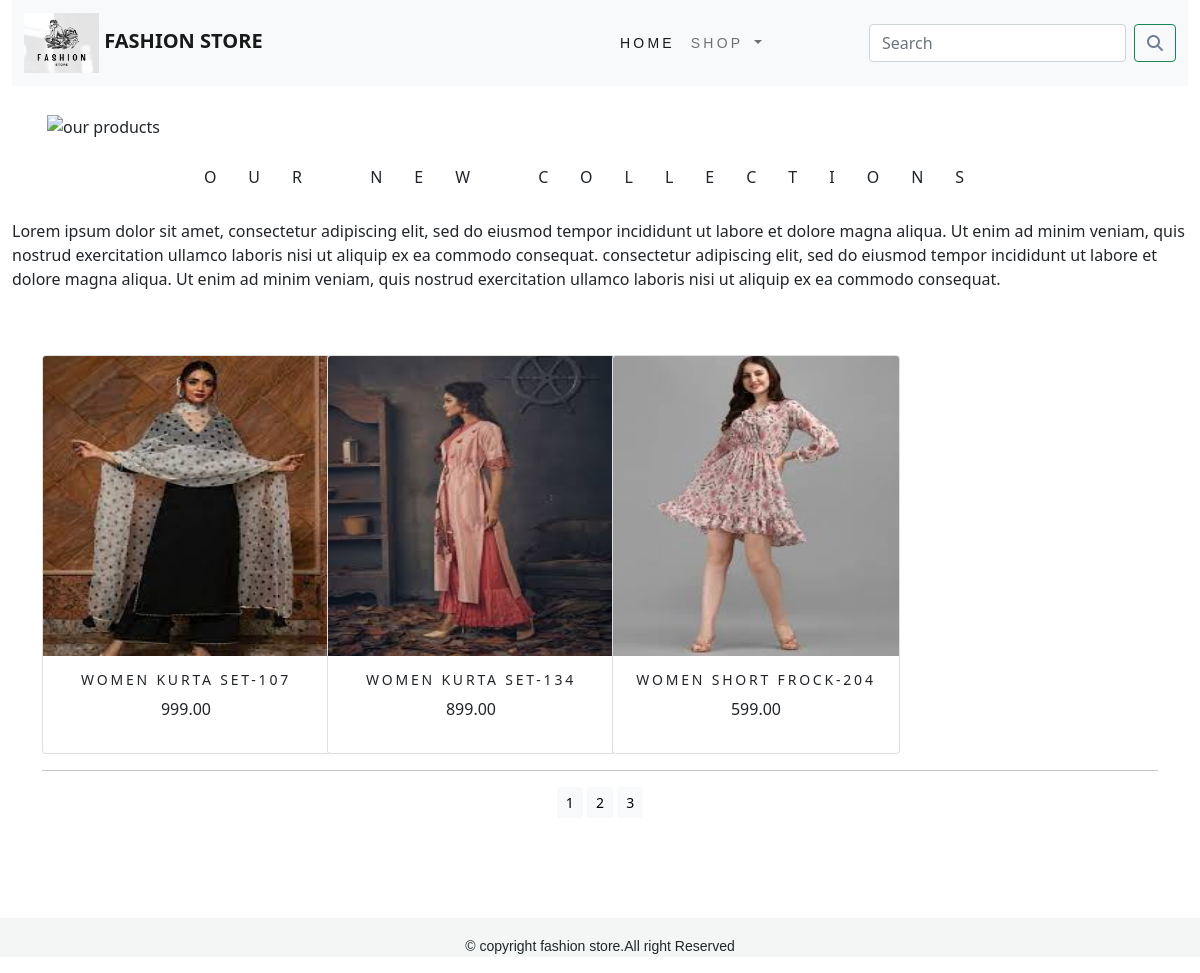
The app's page /shop/?page=3 with its own data.
### shop/models.py (models this page shows, shortened)
class Product(models.Model):
    name = models.CharField(max_length=250, unique=True)
    slug = models.SlugField(max_length=250, unique=True)
    description = models.TextField(blank=True)
    price = models.DecimalField(max_digits=10, decimal_places=2)
    category = models.ForeignKey(Category, on_delete=models.CASCADE)
    image = models.ImageField(upload_to='product', blank=True)
    stock = models.IntegerField()
    available = models.BooleanField(default=True)
    created = models.DateTimeField(auto_now_add=True)
    updated = models.DateTimeField(auto_now=True)
    class Meta:
        ordering = ('name',)
        verbose_name = 'product'
        verbose_name_plural = 'products'
    def get_url(self):
        return reverse('shop:prodCatDetail', args=[self.category.slug, self.slug])

### shop/views.py (the view)
# urls.py: path('', views.allprodcat, name='allprodcat'),
def allprodcat(request, c_slug=None):
    c_page = None
    products_list = None
    if c_slug is not None:
        c_page = get_object_or_404(Category, slug=c_slug)
        products_list = Product.objects.all().filter(category=c_page, available=True)
    else:
        products_list = Product.objects.all().filter(available=True)
    paginator = Paginator(products_list, 8)
    try:
        page = int(request.GET.get('page', '1'))
    except:
        page = 1
    try:
        products = paginator.page(page)
    except (EmptyPage, InvalidPage):
        products = paginator.page(paginator.num_pages)
    return render(request, 'category.html', {'category': c_page, 'products': products})

### cart/context_processors.py (called while the page is built)
def counter(request):
    item_count = 0
    if 'admin' in request.path:
        return {}
    else:
        try:
            cart = Cart.objects.filter(cart_id=_cart_id(request))
            cart_items = CartItem.objects.filter(cart=cart[:1])
            for cart_item in cart_items:
                item_count += cart_item.quantity
        except Cart.DoesNotExist:
            item_count = 0
    return dict(item_count=item_count)

### cart/views.py (called while the page is built)
def _cart_id(request):
    cart = request.session.session_key
    if not cart:
        cart = request.session.create()
    return cart

### shop/context_processors.py (called while the page is built)
def menu_links(request):
    links = Category.objects.all()
    return dict(links=links)

### shop/models.py (called while the page is built)
    def get_url(self):
        return reverse('shop:products_by_category', args=[self.slug])

### templates/category.html (shortened to what this page needs)
{% extends 'base.html' %}
{% load static %}
{% block content %}
<div>
  {% if category %}
  <div class="container">
    <div class="max_auto">
      <img class="my_image" src="{{category.image.url}}" alt="{{category.name}}">
    </div>
    </div><br>
    <div>
      <h1 class="text-center my_title">{{category.name}}</h1>
      <p class="text-justify">{{category.description}}</p>
    </div>
  {% else %}
  <br>
    <div class="container">
      <img class="my_image_padding" src="{% static 'img/banner.png' %}" alt="our products" width="100%" height="400px">
    </div><br>
    <div>
      <h1 class="text-center my_title">Our New Collections</h1><br>
      <p class="text-justify my_text">Lorem ipsum dolor sit amet, consectetur adipiscing elit, sed do eiusmod tempor
        incididunt ut labore et dolore magna aliqua. Ut enim ad minim veniam, quis nostrud
        exercitation ullamco laboris nisi ut aliquip ex ea commodo consequat. consectetur adipiscing elit, sed do eiusmod tempor
        incididunt ut labore et dolore magna aliqua. Ut enim ad minim veniam, quis nostrud
        exercitation ullamco laboris nisi ut aliquip ex ea commodo consequat.</p>
    </div><br><br>
  {% endif %}
</div>
<div class="container">
  <div class="row mx_auto">
    {% for product in products.object_list %}
      <div class="my_bottom_margin col-12 col-md-4 col-sm-4 col-md-3 col-lg-3">
        <div class="card text-center" style="min-width:18rem;">
        <a href="{{product.get_url}}"><img class="card-img-top" src="{{product.image.url}}" alt="{{product.name}}" width="100px" height="300px"></a>
        <div class="card-body">
          <h4>{{product.name}}</h4>
          <p>{{product.price}}</p>
        </div>
        </div>
      </div>
    {% endfor %}
  </div>
  <div class="mx-auto">
    {% if products.paginator.num_pages > 1 %}
      <hr>
      <div class="text-center">
        {% for pg in products.paginator.page_range %}
          <a href="?page={{pg}}" class="btn btn-light btn-sm {% if products.number == pg %} active {% endif %}">{{pg}}</a>
        {% endfor %}
      </div>
    {% endif %}
  </div>
</div>
{% endblock %}

### static/css/custom.css (style rules this page uses)
body { font-family: 'Encode Sans Condensed', sans-serif font-size: 14px; }
.my_title { font-size:16px; text-transform:uppercase; letter-spacing:2em; }
.my_image_padding { padding:5px; }
.card-body h4 { font-size:14px; letter-spacing:0.2em; text-transform:uppercase; }

### records on screen
Product: image (picture), name "WOMEN KURTA SET-107", price "999.00"
Product: image (picture), name "WOMEN KURTA SET-134", price "899.00"
Product: image (picture), name "WOMEN SHORT FROCK-204", price "599.00"

### other values on screen
{{ pg }} "1" "2" "3"
